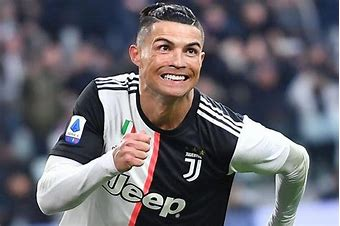
#> input picture train/Christiano Ronaldo/CR71.jpg, 340 x 226 px, found by its file name; its folder holds only this picture in this run
$ python faceTrain.py
#> lines starting #> are read from the running program, lines starting #| are printed output that depends on the picture
import os
import numpy as np
import cv2 as cv

DIR = r'C:\Users\JoseAtlin\Desktop\local_repo\openCV\train'
people = [p for p in os.listdir(DIR)]

haarCascade = cv.CascadeClassifier('haarFace.xml')
features = []
labels = []

def train():
    for person in people:
        path = os.path.join(DIR, person)
        label = people.index(person)

        for image in os.listdir(path):
            imagePath = os.path.join(path, image)

            imageArray = cv.imread(imagePath)
#> imageArray is the input picture: shape (226, 340, 3); mean B, G, R 108.9, 102, 104.4
            gray = cv.cvtColor(imageArray, cv.COLOR_BGR2GRAY)
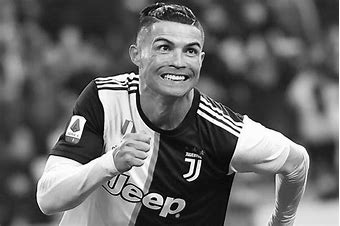
#> gray: shape (226, 340); min 0, max 255, mean 103.5

            faceDetect = haarCascade.detectMultiScale(gray, scaleFactor=1.1, minNeighbors=3)
#> faceDetect = [[142, 21, 71, 71]]

            for (x, y, w, h) in faceDetect:
                faceROI = gray[y:y + h, x:x + w]
                features.append(faceROI)
                labels.append(label)
#> this loop made 1 pass
#> pass 1, in train, `faceROI = gray[y:y + h, x:x + w]`:
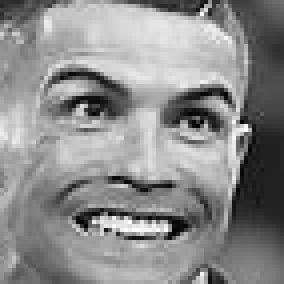
#> faceROI: shape (71, 71) (shown 4 times larger); min 3, max 253, mean 139.8
#> after the loop, features = 1 item; labels = [0]
#> pass 2 of the loop in train, `for person in people:`:
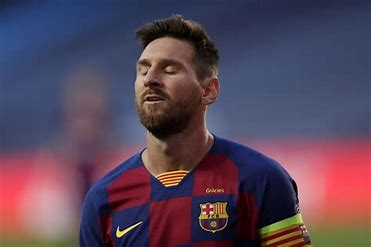
#> input picture train/Lionel Messi/LM101.jpg, 371 x 247 px, found by its file name
#> in train, imageArray is the input picture: shape (247, 371, 3); mean B, G, R 88.7, 69.7, 89
#> in train, `gray = cv.cvtColor(imageArray, cv.COLOR_BGR2GRAY)`:
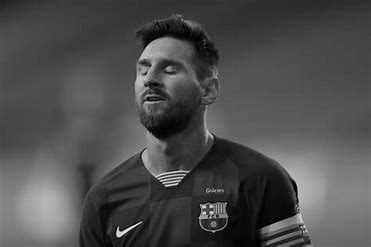
#> gray: shape (247, 371); min 0, max 251, mean 77.6
#> faceDetect = [[125, 41, 67, 67]]
#> the loop in train, `for (x, y, w, h) in faceDetect:` made 1 pass
#> pass 1, in train, `faceROI = gray[y:y + h, x:x + w]`:
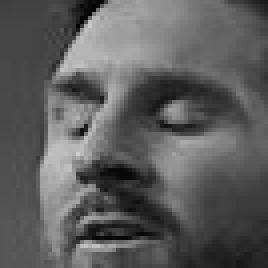
#> faceROI: shape (67, 67) (shown 4 times larger); min 1, max 208, mean 92.9
#> after the loop in train, `for (x, y, w, h) in faceDetect:`: features = 2 items; labels = [0, 1]


train()
print(f'No. of features : {len(features)}')
#| No. of features : 2
print(f'No. of labels : {len(labels)}')
#| No. of labels : 2


features = np.array(features, dtype='object')
labels = np.array(labels)
faceRecognizer = cv.face.LBPHFaceRecognizer_create()
faceRecognizer.train(features, labels)

faceRecognizer.save('faceTrained.yml')
np.save('features.npy', features)
np.save('labels.npy', labels)
